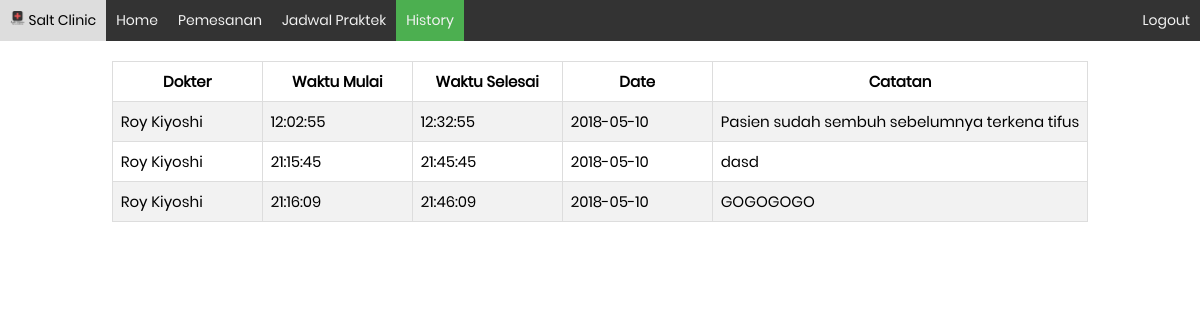
The app's page /history.php (signed in) with its own data.
### tables this page shows
CREATE TABLE `users` (
  `idUser` int(11) NOT NULL,
  `nama` varchar(50) NOT NULL,
  `umur` int(11) DEFAULT NULL,
  `jenisKelamin` varchar(2) NOT NULL,
  `priviledge` int(11) NOT NULL,
  `isActive` tinyint(1) NOT NULL,
  `username` varchar(25) NOT NULL,
  `alamat` varchar(255) NOT NULL,
  `password` varchar(8) NOT NULL
);

CREATE TABLE `penanganan` (
  `idPenanganan` int(11) NOT NULL,
  `tarif` int(11) NOT NULL,
  `waktuMulai` time NOT NULL,
  `waktuSelesai` time NOT NULL,
  `tanggal` date NOT NULL,
  `catatan` varchar(255) DEFAULT NULL,
  `isDeleted` tinyint(1) NOT NULL,
  `waktuPengubahan` date DEFAULT NULL
);

### history.php (the view, shortened to what this page needs)
<?php
	include ('connection/session.php');
	$query = "
	SELECT doc.nama as namaDokter, user.nama as namaPasien, penanganan.waktuMulai, penanganan.waktuSelesai, penanganan.tanggal, penanganan.catatan
	FROM pekerjaandokter INNER JOIN
		dokter ON pekerjaandokter.idDokter = dokter.idDokter
		INNER JOIN users as doc ON doc.idUser = dokter.idUser
		INNER JOIN users as user ON pekerjaandokter.idPasien = user.idUser
		INNER JOIN penanganan ON penanganan.idPenanganan = pekerjaandokter.idPenanganan
	WHERE penanganan.isDeleted = 0 AND pekerjaandokter.sudahBertemu = 1
	";
	$result = $conn->query($query);
?>
<!DOCTYPE html>
<html lang="en">
	<head>
		<link rel="stylesheet" type="text/css" href="fonts/font-awesome-4.7.0/css/font-awesome.min.css">
		<link rel="stylesheet" type="text/css" href="css/main.css">
	</head>
	<body>
		<?php
		include ('navbar/user-navbar.php');
		?>
		<div class="my-container">
			<table>
				<tr>
					<th>Dokter</th>
					<th>Waktu Mulai</th>
					<th>Waktu Selesai</th>
					<th>Date</th>
					<th>Catatan</th>
				</tr>
				<?php
					if($result){
						while($row=$result->fetch_array()){
							echo "<tr>
								<td> ".$row['namaDokter']."</td>
								<td> ".$row['waktuMulai']."</td>
								<td> ".$row['waktuSelesai']."</td>
								<td> ".$row['tanggal']."</td>
								<td>".$row['catatan']."</td>";
						}
					}
				?>
			</table>
		</div>
	</body>
</html>

### css/main.css (style rules this page uses)
* { margin: 0px; padding: 0px; box-sizing: border-box; transition: all 0.4s; }
body, html { height: 100%; font-family: Poppins-Regular, sans-serif; }
.my-container { padding: 20px; }
table { font-size: 15px; border-collapse: collapse; margin:auto; }
table td, table th { min-width: 150px; border: 1px solid #ddd; padding: 8px; }
table tr:nth-child(even) { background-color: #f2f2f2; }

### records on screen
users: nama "Roy Kiyoshi", penanganan.waktuMulai "12:02:55", penanganan.waktuSelesai "12:32:55", penanganan.tanggal "2018-05-10", penanganan.catatan "Pasien sudah sembuh sebelumnya terkena tifus", penanganan.waktuMulai "21:15:45", penanganan.waktuSelesai "21:45:45", penanganan.catatan "dasd", penanganan.waktuMulai "21:16:09", penanganan.waktuSelesai "21:46:09", penanganan.catatan "GOGOGOGO"
